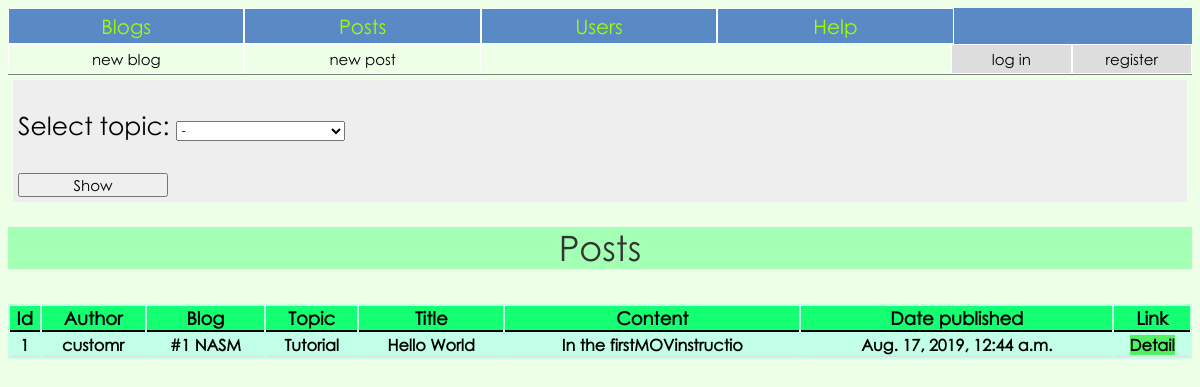
Screenshot of /posts/topic/Tutorial/ with the database file from the repository.
### blog/models.py (models this page shows, shortened)
class Post(models.Model):
	blog = models.ForeignKey(Blog, on_delete=models.CASCADE, blank=True)
	author = models.ForeignKey(MyUser, on_delete=models.CASCADE, blank=True)
	topic = models.CharField('Topic', max_length=50, blank=True)
	title = models.CharField('Title', max_length=50, blank=True)
	text = models.TextField('Text', max_length=5000, blank=True)
	rating = models.IntegerField('Rating', default=0)
	date_published = models.DateTimeField('Date published', default=timezone.now, blank=True)
	liked_users = models.ManyToManyField(MyUser, default=None, related_name='liked_post')

class MyUser(AbstractBaseUser):
	username = models.CharField('username', max_length=50, unique=True)
	first_name = models.CharField('first name', max_length=50)
	last_name = models.CharField('last name', max_length=50)
	email = models.EmailField(
		verbose_name='email address',
		max_length=255,
		unique=True,
	)
	date_of_birth = models.DateField()
	is_active = models.BooleanField(default=True)
	is_admin = models.BooleanField(default=False)
	objects = MyUserManager()
	USERNAME_FIELD = 'username'
	EMAIL_FIELD = 'email'
	REQUIRED_FIELDS = ['first_name', 'last_name', 'email', 'date_of_birth']
	def __str__(self):
		return self.username

class Blog(models.Model):
	author = models.ForeignKey(MyUser, on_delete=models.CASCADE, blank=True)
	name = models.CharField('Name', max_length=50, blank=True, unique=True)
	rating = models.IntegerField('Rating', default=0)
	def __str__(self):
		return '#{} {}'.format(self.id, self.name)

### blog/views.py (the view)
# urls.py: path('posts/', views.get_posts, name='posts'),
def get_posts(request, topic=None):
	posts = Post.objects.all()
	if request.method == 'POST':
		form = TopicForm(request.POST, update=True)
		if form.is_valid():
			topic = form.cleaned_data['topic']
			if topic == '-':
				return HttpResponseRedirect(reverse('blog:posts'))
			return HttpResponseRedirect(reverse('blog:posts_topic', args=(topic, )))
	else:
		form = TopicForm(initial={'topic': '-'}, update=True)
		if topic:
			posts = posts.filter(topic__iexact=topic)
		context = {
			'posts': posts,
			'topic': topic,
			'form': form
			}
		return render(request, 'blog/post.html', context)

### blog/templates/blog/post.html (shortened to what this page needs)
{% extends 'blog/base.html' %}
{% block content %}
<form method='post'>
    {{ form.as_p }}
    <input type='submit' value='Show'>
</form>
<p class='title'>Posts</p>
<div>
	<table>
		<thead>
			<tr>
				<th>Id</th>
				<th>Author</th>
				<th>Blog</th>
				<th>Topic</th>
				<th>Title</th>
				<th>Content</th>
				<th>Date published</th>
				<th>Link</th>
			</tr>
		</thead>
		<tbody>
		{% for post in posts %}
			<tr>
				<th>{{ post.id }}</th>
				<th>{{ post.author }}</th>
				<th>{{ post.blog }}</th>
				<th>{{ post.topic }}</th>
				<th>{{ post.title }}</th>
				<th>{{ post.text|slice:25 }}</th>
				<th>{{ post.date_published }}</th>
				<th><a href="{% url 'blog:post' post.id %}">Detail</a></th>
			</tr>
		{% endfor %}
		</tbody>
	</table>
</div>
{% endblock content %}

### blog/static/blog/content/style.css (style rules this page uses)
* { font-family: 'gothic' }
body { background: #eeffe8; }
input { width: 200px; }
form { margin: 5px; padding: 5px; background: #eee; font-size: 25px; }
input { font-size: 15px; width: 150px; }
a { outline: none; text-decoration: none; vertical-align: center; }
a:link { color: black; background: #51f065; }
table { width: 100%; background: #c1ffe7; overflow: auto; }
thead th { font-weight: bold; font-size: 18px; background: #15ff73; border-bottom: solid 2px black }
th { border-bottom: solid 1px #dddddd; }
.title { margin-top: 25px; width: 100%; font-size: 35px; line-height: 1.2; background: #a3ffb4; color: #333; text-align: center; }

### rows the page displays
Post: topic "-"
Post: id "1", author "customr", blog "#1 NASM", topic "Tutorial", title "Hello World", text "In the firstMOVinstructio", date_published "Aug. 17, 2019, 12:44 a.m."
